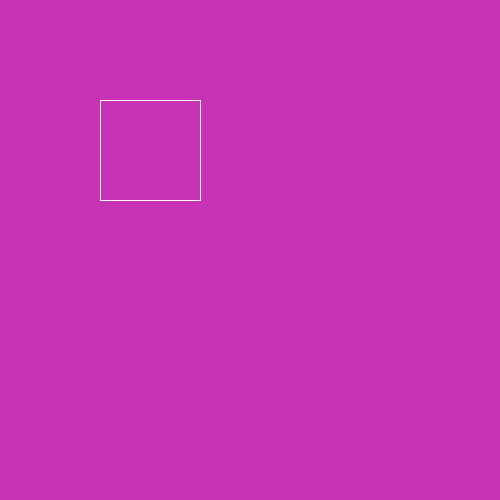
Frame 1 (no input)
Frame 60 (the mouse pressed at the canvas centre just before this capture): identical to frame 1, image omitted
Frame 120 (the mouse held since frame 60 and released just before this capture): identical to frame 1, image omitted

The Processing sketch that drew this single still picture (run headless with seeded random() and noise(); from frame 60 on, the mouse is pressed at the canvas centre):

// Processing sketch: opdr9_4
// ── opdr9_4.pde


void setup(){
  size (500,500);

}


void draw(){
  background(200,50,180);
  //rect(250,100,100,100);
  stroke(255,255,255);
  vierkant(100,100,100,100);


}

void vierkant(int x, int y, int w, int h){
  //top line
  line(x,y,x+w,y);
  
  // bottum line
  line(x,y+h,x+w,y+h);
  
  //right line
  line(x,y,x,y+h);
  
  //left line 
  line(x+w,y,x+w,y+h);
  


}
